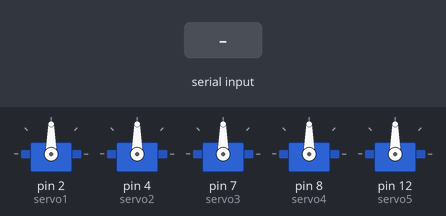
This sketch was run on a simulated Arduino Uno, built with avr-gcc and run on an emulated ATmega328P. On the bench: 5 × servo. Inputs (shaded band) come from the test bench. What the sketch prints to the serial monitor is not drawn.

Above: at 1.2 s.
1.3 s: "q" received over Serial
At 2.4 s:
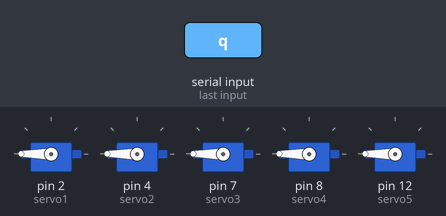
2.8 s: byte 117 ('u') received over Serial
At 3.1 s:
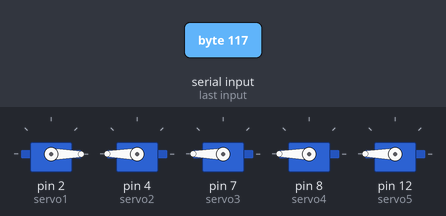
4.3 s: byte 83 ('S') received over Serial
At 5.5 s:
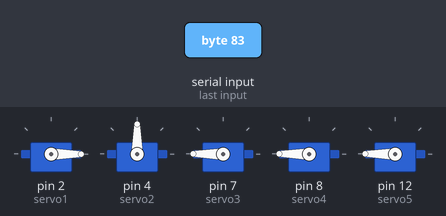
5.8 s: "e" received over Serial
At 6.5 s:
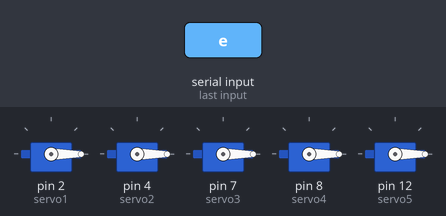
7.3 s: byte 65 ('A') received over Serial
At 7.8 s:
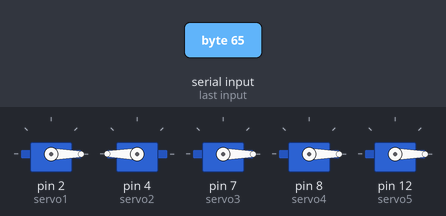
8.8 s: byte 115 ('s') received over Serial
At 9.1 s:
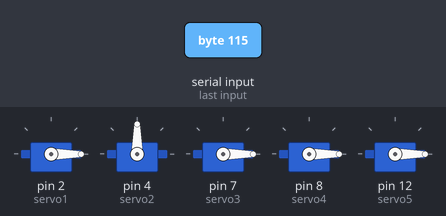
Timing chart, 0 to 11.3 s (numbered marks = the images above; inputs shaded):
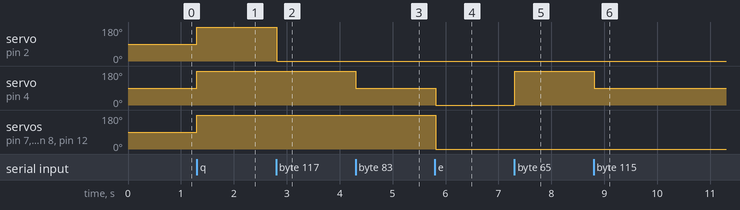

The sketch:

Arduino.ino
```cpp
//Creado por Omar Ganem Sandoval, ajustes hechos por Diego Ganem Sandoval
#include <Servo.h>

//Se asignan los servos
Servo servo1;
Servo servo2;
Servo servo3;
Servo servo4;
Servo servo5;


char tecla;

void setup ()
{

//Se asignaron las entradas del arduino con relacion a los servos motores
  servo1.attach(2);
  servo2.attach(4);
  servo3.attach(7);
  servo4.attach(8);
  servo5.attach(12);

  Serial.begin(9600);
}

void loop ()
{
  if (Serial.available())
  {
    tecla = Serial.read();

  }
  //Aqui se pone cada valor de los servos para que el brazo realiza diferentes funciones
  //Sirve para cerrar todos los dedos de la mano
  if (tecla=='q'||tecla=='Q')
  {
  servo1.write(180);
  servo2.write(180);
  servo3.write(180);
  servo4.write(180);
  servo5.write(180);
  Serial.print("Cerrar");
  }

  //
  if (tecla=='w'||tecla=='W')
  {
  servo1.write(90);
  servo2.write(90);
  servo3.write(90);
  servo4.write(90);
  servo5.write(90);
  Serial.print("Semiflexionar");
  }
  //
  if (tecla=='e'||tecla=='E')
  {
  servo1.write(0);
  servo2.write(0);
  servo3.write(0);
  servo4.write(0);
  servo5.write(0);
  Serial.print("Extender");
  }
  //Comandos Pulgar
  if (tecla=='t'||tecla=='T')
  {
  servo1.write(180);
  Serial.print("PULGAR_Cerrando");
  }
  if (tecla=='y'||tecla=='Y')
  {
  servo1.write(90);
  Serial.print("PULGAR_1/2Cerrado");
  }
  if (tecla=='u'||tecla=='U')
  {
  servo1.write(0);
  Serial.print("PULGAR_Extendido");
  }
  //Comandos Indice
  if (tecla=='A'||tecla=='a')
  {
  servo2.write(180);
  Serial.print("INDICE_Cerrando");
  }
  if (tecla=='S'||tecla=='s')
  {
  servo2.write(90);
  Serial.print("INDICE_Semiflexionada");
  }
  if (tecla=='d'||tecla=='D')
  {
  servo2.write(0);
  Serial.print("INDICE_Extendido");
  }
  //Comandos Medio
  if (tecla=='g'||tecla=='G')
  {
  servo3.write(180);
  Serial.print("Medio_Cerrado");
  }
  if (tecla=='h'||tecla=='H')
  {
  servo3.write(90);
  Serial.print("Medio_Semiflexionado");
  }
  if (tecla=='j'||tecla=='J')
  {
  servo3.write(0);
  Serial.print("Medio_Extendido");
  }

  //Comandos Anular
  if (tecla=='z'||tecla=='Z')
  {
  servo4.write(180);
  Serial.print("Anular_Cerrado");
  }
  if (tecla=='x'||tecla=='X')
  {
  servo4.write(90);
  Serial.print("Anular_semiflexionado");
  }
  if (tecla=='c'||tecla=='C')
  {
  servo4.write(0);
  Serial.print("Anular_Extendido");
  }
  //Comandos Menique
  if (tecla=='b'||tecla=='B')
  {
  servo5.write(180);
  Serial.print("Minique_Cerrado");
  }
  if (tecla=='n'||tecla=='N')
  {
  servo5.write(90);
  Serial.print("Minique_Semiflexionado");
  }
  if (tecla=='m'||tecla=='M')
  {
  servo5.write(0);
  Serial.print("Minique_Extendido");
  }
  else if (tecla=='P'||tecla=='p')
  {
  servo1.write(180);
   servo2.write(180);
  servo3.write(180);
  servo4.write(180);
  servo5.write(180);
  Serial.print("5 DEDOS");
  }
}
```

Measured:
- after the input at 1.3 s, servo on pin 2 (servo1), servo on pin 4 (servo2), servo on pin 7 (servo3), servo on pin 8 (servo4), servo on pin 12 (servo5): 90° → 180° at once
- after the input at 2.8 s, servo on pin 2 (servo1): 180° → 0° at once
- after the input at 4.3 s, servo on pin 4 (servo2): 180° → 90° at once
- after the input at 5.8 s, servo on pin 4 (servo2): 90° → 0° at once; servo on pin 7 (servo3), servo on pin 8 (servo4), servo on pin 12 (servo5): 180° → 0° at once
- after the input at 7.3 s, servo on pin 4 (servo2): 0° → 180° at once
- after the input at 8.8 s, servo on pin 4 (servo2): 180° → 90° at once
